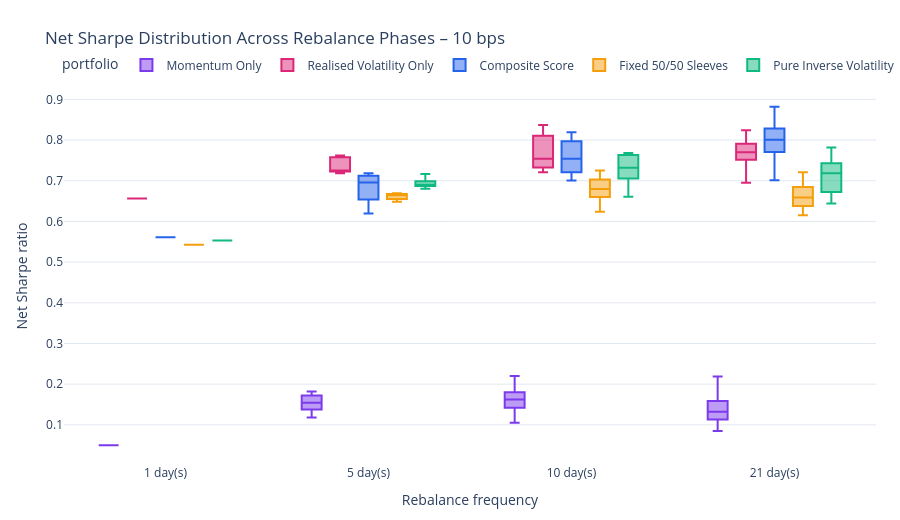

The notebook cell saved with this chart:
### Code cell
phase_figure_data = baseline_phase_detail.assign(
    frequency_label=lambda data: data["rebalance_frequency"].map(
        lambda value: f"{value} day(s)"
    )
)
phase_sharpe_figure = px.box(
    phase_figure_data,
    x="frequency_label",
    y="net_sharpe",
    color="portfolio",
    points="outliers",
    category_orders={
        "portfolio": list(ACTIVE_PORTFOLIO_ORDER),
        "frequency_label": [
            f"{frequency} day(s)"
            for frequency in ROBUSTNESS_REBALANCE_FREQUENCIES
        ],
    },
    color_discrete_map=strategy_colours,
    title="Net Sharpe Distribution Across Rebalance Phases – 10 bps",
)
phase_sharpe_figure.update_layout(
    template="plotly_white",
    height=520,
    margin={"l": 64, "r": 24, "t": 88, "b": 56},
    legend={"orientation": "h", "y": 1.10, "x": 0.0},
)
phase_sharpe_figure.update_xaxes(title_text="Rebalance frequency", showgrid=False)
phase_sharpe_figure.update_yaxes(
    title_text="Net Sharpe ratio",
    gridcolor="#E2E8F0",
    zeroline=True,
)
display(phase_sharpe_figure)

### Figure 1 — Plotly figure (JSON) as saved in the notebook; plotly's stock layout.template omitted (floating-point values rounded to 4 significant figures)
{"data": [{"alignmentgroup": "True", "boxpoints": "outliers", "hovertemplate": "portfolio=Momentum Only<br>frequency_label=%{x}<br>net_sharpe=%{y}<extra></extra>", "legendgroup": "Momentum Only", "marker": {"color": "#7C3AED"}, "name": "Momentum Only", "notched": false, "offsetgroup": "Momentum Only", "orientation": "v", "showlegend": true, "type": "box", "x": ["1 day(s)", "5 day(s)", "5 day(s)", "5 day(s)", "5 day(s)", "5 day(s)", "10 day(s)", "10 day(s)", "10 day(s)", "10 day(s)", "10 day(s)", "10 day(s)", "10 day(s)", "10 day(s)", "10 day(s)", "10 day(s)", "21 day(s)", "21 day(s)", "21 day(s)", "21 day(s)", "21 day(s)", "21 day(s)", "21 day(s)", "21 day(s)", "21 day(s)", "21 day(s)", "21 day(s)", "21 day(s)", "21 day(s)", "21 day(s)", "21 day(s)", "21 day(s)", "21 day(s)", "21 day(s)", "21 day(s)", "21 day(s)", "21 day(s)"], "x0": " ", "xaxis": "x", "y": [0.04998, 0.1545, 0.1183, 0.1443, 0.1693, 0.1817, 0.1153, 0.1446, 0.1964, 0.1764, 0.1715, 0.1528, 0.18, 0.2199, 0.1422, 0.1053, 0.1139, 0.1237, 0.1604, 0.1285, 0.1578, 0.1031, 0.1118, 0.0997, 0.08482, 0.1151, 0.2191, 0.1785, 0.2112, 0.152, 0.1546, 0.1557, 0.1957, 0.1465, 0.1319, 0.08962, 0.1322], "y0": " ", "yaxis": "y"}, {"alignmentgroup": "True", "boxpoints": "outliers", "hovertemplate": "portfolio=Realised Volatility Only<br>frequency_label=%{x}<br>net_sharpe=%{y}<extra></extra>", "legendgroup": "Realised Volatility Only", "marker": {"color": "#DB2777"}, "name": "Realised Volatility Only", "notched": false, "offsetgroup": "Realised Volatility Only", "orientation": "v", "showlegend": true, "type": "box", "x": ["1 day(s)", "5 day(s)", "5 day(s)", "5 day(s)", "5 day(s)", "5 day(s)", "10 day(s)", "10 day(s)", "10 day(s)", "10 day(s)", "10 day(s)", "10 day(s)", "10 day(s)", "10 day(s)", "10 day(s)", "10 day(s)", "21 day(s)", "21 day(s)", "21 day(s)", "21 day(s)", "21 day(s)", "21 day(s)", "21 day(s)", "21 day(s)", "21 day(s)", "21 day(s)", "21 day(s)", "21 day(s)", "21 day(s)", "21 day(s)", "21 day(s)", "21 day(s)", "21 day(s)", "21 day(s)", "21 day(s)", "21 day(s)", "21 day(s)"], "x0": " ", "xaxis": "x", "y": [0.6562, 0.7243, 0.7621, 0.7561, 0.7249, 0.7185, 0.8225, 0.8371, 0.8108, 0.7515, 0.7512, 0.7207, 0.7657, 0.7328, 0.7572, 0.7321, 0.7986, 0.7332, 0.7689, 0.7355, 0.7684, 0.7567, 0.7898, 0.7778, 0.7938, 0.7699, 0.7736, 0.8244, 0.8158, 0.7765, 0.763, 0.695, 0.7053, 0.7227, 0.7688, 0.8197, 0.7708], "y0": " ", "yaxis": "y"}, {"alignmentgroup": "True", "boxpoints": "outliers", "hovertemplate": "portfolio=Composite Score<br>frequency_label=%{x}<br>net_sharpe=%{y}<extra></extra>", "legendgroup": "Composite Score", "marker": {"color": "#2563EB"}, "name": "Composite Score", "notched": false, "offsetgroup": "Composite Score", "orientation": "v", "showlegend": true, "type": "box", "x": ["1 day(s)", "5 day(s)", "5 day(s)", "5 day(s)", "5 day(s)", "5 day(s)", "10 day(s)", "10 day(s)", "10 day(s)", "10 day(s)", "10 day(s)", "10 day(s)", "10 day(s)", "10 day(s)", "10 day(s)", "10 day(s)", "21 day(s)", "21 day(s)", "21 day(s)", "21 day(s)", "21 day(s)", "21 day(s)", "21 day(s)", "21 day(s)", "21 day(s)", "21 day(s)", "21 day(s)", "21 day(s)", "21 day(s)", "21 day(s)", "21 day(s)", "21 day(s)", "21 day(s)", "21 day(s)", "21 day(s)", "21 day(s)", "21 day(s)"], "x0": " ", "xaxis": "x", "y": [0.561, 0.7106, 0.7184, 0.6955, 0.6652, 0.6197, 0.757, 0.7713, 0.7383, 0.7144, 0.7009, 0.8155, 0.8194, 0.7969, 0.7208, 0.7516, 0.8128, 0.8327, 0.8135, 0.8135, 0.8272, 0.7905, 0.801, 0.7715, 0.8777, 0.8593, 0.7961, 0.8198, 0.7857, 0.7625, 0.7686, 0.7552, 0.7261, 0.7013, 0.7999, 0.8502, 0.8818], "y0": " ", "yaxis": "y"}, {"alignmentgroup": "True", "boxpoints": "outliers", "hovertemplate": "portfolio=Fixed 50/50 Sleeves<br>frequency_label=%{x}<br>net_sharpe=%{y}<extra></extra>", "legendgroup": "Fixed 50/50 Sleeves", "marker": {"color": "#F59E0B"}, "name": "Fixed 50/50 Sleeves", "notched": false, "offsetgroup": "Fixed 50/50 Sleeves", "orientation": "v", "showlegend": true, "type": "box", "x": ["1 day(s)", "5 day(s)", "5 day(s)", "5 day(s)", "5 day(s)", "5 day(s)", "10 day(s)", "10 day(s)", "10 day(s)", "10 day(s)", "10 day(s)", "10 day(s)", "10 day(s)", "10 day(s)", "10 day(s)", "10 day(s)", "21 day(s)", "21 day(s)", "21 day(s)", "21 day(s)", "21 day(s)", "21 day(s)", "21 day(s)", "21 day(s)", "21 day(s)", "21 day(s)", "21 day(s)", "21 day(s)", "21 day(s)", "21 day(s)", "21 day(s)", "21 day(s)", "21 day(s)", "21 day(s)", "21 day(s)", "21 day(s)", "21 day(s)"], "x0": " ", "xaxis": "x", "y": [0.5428, 0.6695, 0.6668, 0.6646, 0.6481, 0.6578, 0.6983, 0.7249, 0.7222, 0.6627, 0.6683, 0.6431, 0.7031, 0.6913, 0.6603, 0.6238, 0.697, 0.6589, 0.6934, 0.64, 0.6691, 0.6299, 0.6615, 0.6449, 0.6315, 0.6249, 0.6958, 0.7128, 0.721, 0.6677, 0.6553, 0.615, 0.6489, 0.6276, 0.6541, 0.682, 0.6804], "y0": " ", "yaxis": "y"}, {"alignmentgroup": "True", "boxpoints": "outliers", "hovertemplate": "portfolio=Pure Inverse Volatility<br>frequency_label=%{x}<br>net_sharpe=%{y}<extra></extra>", "legendgroup": "Pure Inverse Volatility", "marker": {"color": "#10B981"}, "name": "Pure Inverse Volatility", "notched": false, "offsetgroup": "Pure Inverse Volatility", "orientation": "v", "showlegend": true, "type": "box", "x": ["1 day(s)", "5 day(s)", "5 day(s)", "5 day(s)", "5 day(s)", "5 day(s)", "10 day(s)", "10 day(s)", "10 day(s)", "10 day(s)", "10 day(s)", "10 day(s)", "10 day(s)", "10 day(s)", "10 day(s)", "10 day(s)", "21 day(s)", "21 day(s)", "21 day(s)", "21 day(s)", "21 day(s)", "21 day(s)", "21 day(s)", "21 day(s)", "21 day(s)", "21 day(s)", "21 day(s)", "21 day(s)", "21 day(s)", "21 day(s)", "21 day(s)", "21 day(s)", "21 day(s)", "21 day(s)", "21 day(s)", "21 day(s)", "21 day(s)"], "x0": " ", "xaxis": "x", "y": [0.5531, 0.6899, 0.6803, 0.689, 0.693, 0.7166, 0.7215, 0.765, 0.7455, 0.715, 0.7422, 0.7046, 0.7683, 0.7635, 0.7054, 0.6608, 0.7815, 0.7187, 0.7585, 0.697, 0.714, 0.644, 0.6555, 0.6471, 0.6456, 0.6481, 0.7269, 0.7571, 0.7675, 0.7205, 0.7056, 0.6779, 0.7216, 0.6927, 0.7257, 0.7444, 0.7427], "y0": " ", "yaxis": "y"}], "layout": {"boxmode": "group", "height": 520, "legend": {"orientation": "h", "title": {"text": "portfolio"}, "tracegroupgap": 0, "x": 0.0, "y": 1.1}, "margin": {"b": 56, "l": 64, "r": 24, "t": 88}, "title": {"text": "Net Sharpe Distribution Across Rebalance Phases – 10 bps"}, "xaxis": {"anchor": "y", "categoryarray": ["1 day(s)", "5 day(s)", "10 day(s)", "21 day(s)"], "categoryorder": "array", "domain": [0.0, 1.0], "showgrid": false, "title": {"text": "Rebalance frequency"}}, "yaxis": {"anchor": "x", "domain": [0.0, 1.0], "gridcolor": "#E2E8F0", "title": {"text": "Net Sharpe ratio"}, "zeroline": true}}}
